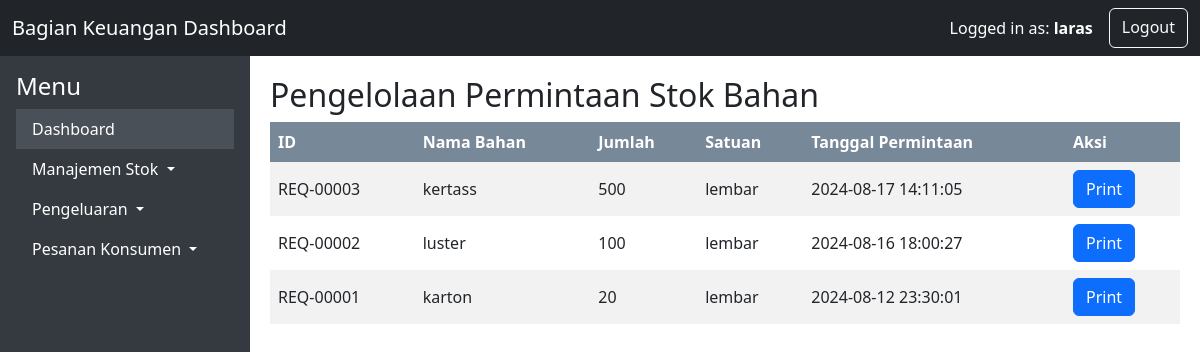
Screenshot of /bagian_keuangan/manage_requests.php (signed in) with the database file from the repository.
### tables this page shows
CREATE TABLE `requests` (
  `id` int(11) NOT NULL,
  `request_code` varchar(20) DEFAULT NULL,
  `material_name` varchar(100) NOT NULL,
  `quantity` int(11) NOT NULL,
  `unit` varchar(50) DEFAULT NULL,
  `request_date` timestamp NOT NULL DEFAULT current_timestamp()
);

### bagian_keuangan/manage_requests.php (the view, shortened to what this page needs)
<?php
include '../includes/db.php';
$stmt = $conn->prepare("SELECT * FROM requests ORDER BY request_date DESC");
$stmt->execute();
$result = $stmt->get_result();
$requests = $result->fetch_all(MYSQLI_ASSOC);
?>
<!DOCTYPE html>
<html>
<head>
    <link href="https://cdn.jsdelivr.net/npm/bootstrap@5.3.3/dist/css/bootstrap.min.css" rel="stylesheet">
</head>
<body>
<nav class="navbar navbar-dark bg-dark">
        <div class="container-fluid">
            <a class="navbar-brand" href="#">Bagian Keuangan Dashboard</a>
            <div class="d-flex">
                <div class="navbar-text text-white me-3">
                    Logged in as: <strong><?php echo htmlspecialchars($_SESSION['username']); ?></strong>
                </div>
                <a class="btn btn-outline-light" href="logout.php">Logout</a>
            </div>
        </div>
    </nav>
    <div class="main-content">
        <div class="sidebar">
            <div class="p-3">
                <h4>Menu</h4>
                <ul class="nav flex-column">
                    <li class="nav-item">
                        <a class="nav-link active" aria-current="page" href="dashboard.php">Dashboard</a>
                    </li>
                    <li class="nav-item dropdown">
                        <a class="nav-link dropdown-toggle" href="#" id="navbarDropdown" role="button" data-bs-toggle="dropdown" aria-expanded="false">
                            Manajemen Stok
                        </a>
                    </li>
                    <li class="nav-item dropdown">
                        <a class="nav-link dropdown-toggle" href="#" id="navbarDropdown" role="button" data-bs-toggle="dropdown" aria-expanded="false">
                            Pengeluaran
                        </a>
                    </li>
                    <li class="nav-item dropdown">
                        <a class="nav-link dropdown-toggle" href="#" id="navbarDropdown" role="button" data-bs-toggle="dropdown" aria-expanded="false">
                            Pesanan Konsumen
                        </a>
                    </li>
                </ul>
            </div>
        </div>
        <div class="content">
        <h2>Pengelolaan Permintaan Stok Bahan</h2>
        <table>
            <tr>
                <th>ID</th>
                <th>Nama Bahan</th>
                <th>Jumlah</th>
                <th>Satuan</th>
                <th>Tanggal Permintaan</th>
                <th>Aksi</th>
            </tr>
            <?php foreach ($requests as $request): ?>
                <tr>
                    <td><?= $request['request_code'] ?></td>
                    <td><?= $request['material_name'] ?></td>
                    <td><?= $request['quantity'] ?></td>
                    <td><?= $request['unit'] ?></td>
                    <td><?= $request['request_date'] ?></td>
                    <td>
                        <a class="btn btn-primary" href="print_request.php?request_id=<?= $request['id'] ?>" role="button" target="_blank">Print</a>
                    </td>
                </tr>
            <?php endforeach; ?>
        </table>
    </div>
</body>
</html>

### bagian_keuangan/manage_requests.php (style rules this page uses)
html, body { margin: 0; padding: 0; height: 100%; overflow: hidden; }
.main-content { display: flex; height: 100%; }
.navbar { position: sticky; top: 0; z-index: 1000; }
.sidebar { width: 250px; position: sticky; top: 0; background: #343a40; color: #fff; height: 100vh; overflow-y: auto; padding: 0; }
.sidebar .nav-link { color: #fff; }
.sidebar .nav-link.active { background: #495057; }
.content { flex: 1; overflow-y: auto; padding: 20px; height: calc(100vh - 56px); }
table { border-collapse: collapse; width: 100%; }
th, td { text-align: left; padding: 8px; }
tr:nth-child(even) { background-color: #f2f2f2 }
th { background-color: #778899; color: white; }

### rows the page displays
requests: request_code "REQ-00003", material_name "kertass", quantity "500", unit "lembar", request_date "2024-08-17 14:11:05"
requests: request_code "REQ-00002", material_name "luster", quantity "100", unit "lembar", request_date "2024-08-16 18:00:27"
requests: request_code "REQ-00001", material_name "karton", quantity "20", unit "lembar", request_date "2024-08-12 23:30:01"

### other values shown
$_SESSION['username'] "laras"
